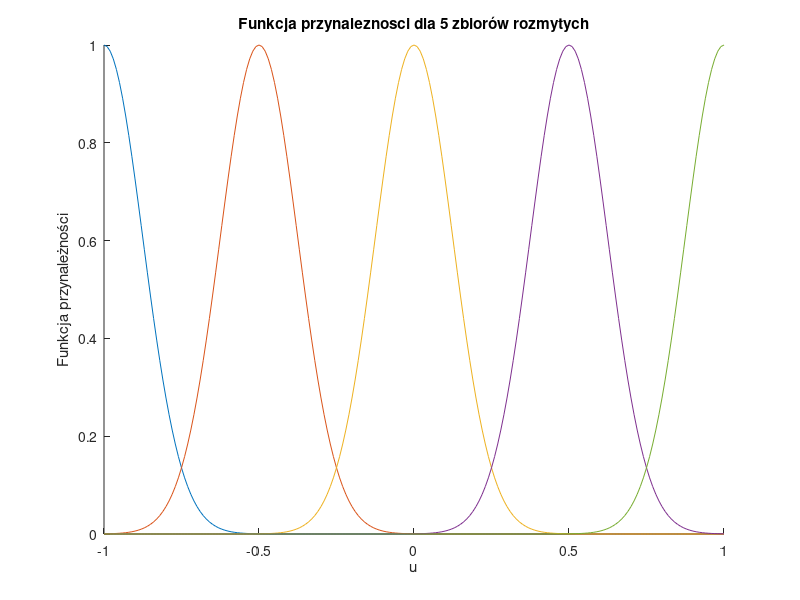

Write the MATLAB code that produced this figure. (Note: this script raises an error after producing the figure.)
clear all; clc

draw = true;
sa = false;


%% Inicjalizacja zmienych

Upp = 0;
Ypp = 0;

err = 0;

T = 0.5;

Umin = -1;
Umax = 1;

kp = 100;
kk = kp+800;

U(1:kp,1) = Upp;
Y(1:kp,1) = Ypp;
e(1:kp) = 0;

%% Zmiana wartości zadanej

y_zad(1:kp) = 0;
y_zad(kp:350) = 11;
y_zad(350:600) = -0.1;
y_zad(600:kk) = 5;


%% Prametry fukncji przyneleznosci

il = 5; %Ilosc regualtorów

% w = zeros(il,kk);

%Zmienne zadaniowe
u_min = -1;
u_max = 1;


d = (u_max-u_min)/(il-1); %szerokości funkcji przynależnośći
spread = d/4;

%Wybranie punktu pracy
ur0 = ones(1,il);
ur0(1) = u_min;
    for i = 2:il-1
        ur0(i) = ur0(i-1) + d;
    end
ur0(il) = ur0(il-1) + d;

%% Rysowanie funkcji przyneleżności
if draw
    u = (u_min:0.01:u_max)';
    figure
    hold on
    %Plotter funkcji przynaleznosci
    for i = 1:il
        if i == 1
            plot(u,gaussmf(u,[spread, ur0(1)]));
        elseif i == il
            plot(u,gaussmf(u,[spread, ur0(i)]));
        else
            plot(u,gaussmf(u,[spread, ur0(i)]));        
        end
    end
    xlabel("u"); ylabel("Funkcja przynależności");
    title(sprintf("Funkcja przynaleznosci dla %i zbiorów rozmytych",il))
    hold off
end

%% Parametry Regulatora 1

Kp1 = 2;
Ti1 = 10000;
Td1 = 1;

%% Parametry Regulatora 2

Kp2 = 6;
Ti2 = 10000;
Td2 = 1;


%% Parametry Regulatora 3

Kp3 = 9;
Ti3 = 10000;
Td3 = 1;

%% Parametry Regulatora 4

Kp4 = 6;
Ti4 = 10000;
Td4 = 1;


%% Parametry Regulatora 5

Kp5 = 9;
Ti5 = 10000;
Td5 = 1;



r01 = Kp1*(1 + T/(2*Ti1) + Td1/T);
r11 = Kp1*(T/(2*Ti1) - (2*Td1)/T -1);
r21 = Kp1*Td1/T;

r02 = Kp2*(1 + T/(2*Ti2) + Td2/T);
r12 = Kp2*(T/(2*Ti2) - (2*Td2)/T -1);
r22 = Kp2*Td2/T;

r03 = Kp3*(1 + T/(2*Ti3) + Td3/T);
r13 = Kp3*(T/(2*Ti3) - (2*Td3)/T -1);
r23 = Kp3*Td3/T;

r04 = Kp4*(1 + T/(2*Ti4) + Td4/T);
r14 = Kp4*(T/(2*Ti4) - (2*Td4)/T -1);
r24 = Kp4*Td4/T;

r05 = Kp5*(1 + T/(2*Ti5) + Td5/T);
r15 = Kp5*(T/(2*Ti5) - (2*Td5)/T -1);
r25 = Kp5*Td5/T;


%% Symulacja obiektu

for k = kp:kk
    Y(k) = symulacja_obiektu1y_p3(U(k-5),U(k-6),Y(k-1),Y(k-2));
  
    for i = 1:il
        if i == 1
            w(1,k) = gaussmf(U(k-1),[spread, ur0(1)]);
        elseif i == il
            w(il,k) = gaussmf(U(k-1),[spread, ur0(il)]);
        else
            w(i,k) = gaussmf(U(k-1),[spread, ur0(i)]);   
        end
    end
    
    
    e(k) = y_zad(k) - Y(k);

    %U1
    U_1 = U(k-1) + r01*e(k) + r11*e(k-1) + r21*e(k-2);

    %U2
    U_2 = U(k-1) + r02*e(k) + r12*e(k-1) + r22*e(k-2);

    %U3
    U_3 = U(k-1) + r03*e(k) + r13*e(k-1) + r23*e(k-2);
    
    %U4
    U_4 = U(k-1) + r04*e(k) + r14*e(k-1) + r24*e(k-2);

    %U5
    U_5 = U(k-1) + r05*e(k) + r15*e(k-1) + r25*e(k-2);

    if il == 2
        U_now = (U_1 * w(1,k) + U_2 * w(2,k))/(sum(w(:,k))*2);
    elseif il == 3
        U_now = (U_1 * w(1,k) + U_2 * w(2,k) + U_3 * w(3,k))/(sum(w(:,k))*3);
    elseif il == 4
        U_now = (U_1 * w(1,k) + U_2 * w(2,k) + U_3 * w(3,k) + U_4 * w(4,k))/(sum(w(:,k))*4);
    elseif il == 5
        U_now = (U_1 * w(1,k) + U_2 * w(2,k) + U_3 * w(3,k) + U_4 * w(4,k) + U_5 * w(5,k))/(sum(w(:,k))*5);
    end


    if U_now < -1
        U_now = 1;
    elseif U_now > 1
        U_now = 1;
    end
    
    
    U(k) = U_now;

    err = err + (y_zad(k) - Y(k))^2;

end

display(err)

iteracja = 0:1:kk-1;

display(err)
figure;
stairs(1:kk,Y)
hold on
stairs(1:kk,y_zad,"--")
hold off
legend("y(k)","y_z_a_d(k)")
title("Odpowiedź obiektu na regulację z rozmytym regulatorem PID");
name = sprintf("PIDF_%f_%f_%f_przeb.pdf",Kp1,Kp2,Kp3);
if sa
    exportgraphics(gca,name);
end

figure;
stairs(iteracja, U)
title("Sterowanie rozmytego regulatora PID");
xlabel('k'); ylabel("u");
% legend("Sterowanie regulatora", "Location", "best")
name = sprintf("PIDF_%f_%f_%f_ster.pdf",Kp1,Kp2,Kp3);
if sa
    exportgraphics(gca,name)
end